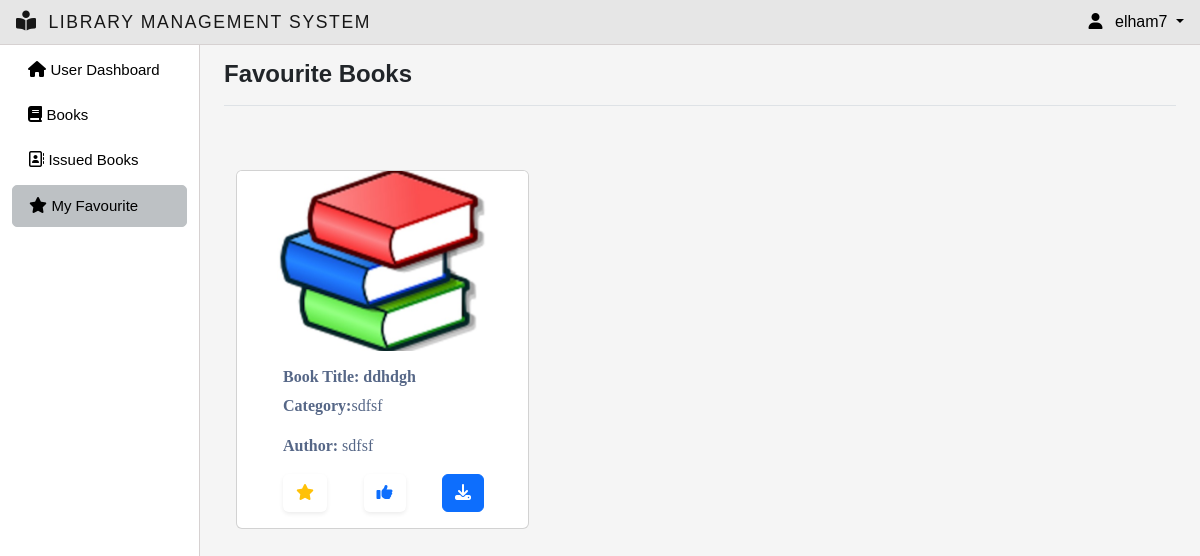
The page /my-favourites/ (signed in) on the database its author committed.
### myapp/models.py (models this page shows, shortened)
class CustomUser(AbstractUser):
    email = models.EmailField(max_length=255, unique=True)
    username = models.CharField(max_length=50, unique=True)
    first_name = models.CharField(null=True, blank=True, max_length=100)
    father_name= models.CharField(null=True, blank=True, max_length=100)
    last_name = models.CharField(null=True, blank=True, max_length=100)
    phone_number = models.CharField(null=True,blank=True, max_length=20)
    user_id = models.CharField(max_length=50,null=True,blank=True)
    group = models.ForeignKey(Group, on_delete=models.CASCADE, default=2)
    gender = models.CharField(max_length=1,choices=GENDER_CHOICES,null=True,blank=True)
    USERNAME_FIELD = 'email'
    EMAIL_FIELD = 'email'
    REQUIRED_FIELDS = []
    objects = CutomUserManager()

class Books(models.Model):
    isbn_number = models.CharField(max_length=20,null=True,blank=True)
    title = models.CharField(max_length=20)
    category = models.ForeignKey(Category, on_delete=models.CASCADE)
    author = models.ForeignKey(Author, on_delete=models.CASCADE)
    available_quantity = models.IntegerField(default=0)
    cover_photo = models.ImageField(
        upload_to='images/', null=True, blank=True,  default='images/default.jpg')
    issue_date = models.DateField(auto_now_add=True)
    file = models.FileField(upload_to="files/", null=True, blank=True)
    class Meta:
        ordering = ['issue_date']

class Category(models.Model):
    name = models.CharField(max_length=200)
    status = models.BooleanField(default=True)
    def __str__(self):
        return self.name

class Author(models.Model):
    name = models.CharField(max_length=100,null=True, blank=True)
    def __str__(self):
        return self.name

### myapp/views.py (the view)
# urls.py: path('my-favourites/', views.MyFavourites, name="my-favourites"),
def MyFavourites(request):
    favourite_books_ids = StudentBook.objects.filter(user_id=request.user, is_favourite=1).values_list('book_id', flat=True)
    books = Books.objects.filter(pk__in=favourite_books_ids)
    for book in books:
        record = StudentBook.objects.filter(user_id=request.user,book_id=book).first()
        if not record:
            book.is_liked = False
            book.is_favourite = False
        else:
            book.is_liked = record.is_liked
            book.is_favourite = record.is_favourite
    context = {'books': books}
    return render(request, 'my_books.html', context)

### myapp/templates/my_books.html
{% extends 'main.html' %}
{% block title %} Favourite Books{% endblock title %}
{% block content %}
    <div class="container py-4">
        <div class="row">
            {% for book in books %}
                <div class="col-md-4">
                    <div class="card mb-3">
                        {% if book.cover_photo %}
                        <img
                        src="{{ book.cover_photo.url }}"
                        class="card-img-top"
                        alt="..."
                        style="width: 100%; height: 15vw; object-fit: cover"
                        />
                        {% endif %}
                        <div
                        class="card-body d-flex flex-column justify-content-center"
                        style="width: 80%; margin-left: 30px"
                        >
                        <h5 class="card-title fs-6 fw-bolder">
                            <span class="fw-bolder">Book Title:</span> {{book.title}}
                        </h5>
                        <p class="card-text">
                            <span class="fw-bolder">Category:</span>{{book.category}}
                        </p>
                        <p class="card-text">
                            <span class="fw-bolder">Author:</span> {{book.author}}
                        </p>
                        <div class="d-flex justify-content-between">
                            {% if book.is_favourite %}
                            <a href="{% url 'favourite' book_id=book.id favourite=0 %}" class="btn btn-default shadow-sm">
                                <i class="fa-solid fa-star text-warning"></i>
                            </a>
                            {% else %}
                            <a href="{% url 'favourite' book_id=book.id favourite=1 %}" class="btn btn-default shadow-sm">
                                <i class="fa-regular fa-star"></i>
                            </a>
                            {% endif %}
                            {% if book.is_liked %}
                            <a href="{% url 'like' book_id=book.id like=0 %}" class="btn btn-default shadow-sm">
                                <i class="fa-solid fa-thumbs-up text-primary"></i>
                            </a>
                            {% else %}
                            <a href="{% url 'like' book_id=book.id like=1 %}"class="btn btn-default shadow-sm">
                                <i class="fa-regular fa-thumbs-up"></i>
                            </a>
                            {% endif %}
                            {% if book.file != null and book.file != "" %}
                            <a href="{{ book.file.url }}" class="btn btn-primary text-white">
                            <i class="fa-solid fa-download"></i>
                            </a>
                            {% endif %}
                        </div>
                        </div>
                    </div>
                </div>
            {% endfor %}
        </div>
    </div>
{% endblock %}

### templates/navbar.html (shortened to what this page needs)
<nav class="navbar navbar-expand-lg backgroundcolor fixed-top px-3 py-1 justify-content-between">
  <a class="navbar-brand" href="{% url 'admin-page' %}">
    <i class="fa-solid fa-book-open-reader navbar-icon "></i>
    <span class="ms-2">LIBRARY MANAGEMENT SYSTEM</span>
  </a>
  <div class="dropdown">
    <a class="dropdown-toggle user-menu-item" data-bs-toggle="dropdown" aria-expanded="false">
      <i class="fa-solid fa-user me-2"></i>
      {{request.user.username}}
    </a>
  </div>
</nav>

### static/css/main.css (style rules this page uses)
body { color: #566787; background: #f5f5f5; font-family: 'Varela Round', sans-serif; }
.text-white { color:#fff !important; }
body { overflow-y:scroll; }
.navbar-icon { margin-top: -9px !important; font-size: 20px !important; }

### static/css/style.css (style rules this page uses)
:root { --offconvas-width: 270px; --topNavbarHeight: 56px; }
.backgroundcolor { background-color: #e6e6e6; border-bottom:1px solid #d6d1d1; }
@media screen and (min-width: 1200px) { .ms-2 { font-size: 1.1rem !important; letter-spacing: 0.1rem; } }
@media (min-width : 920px) { .navbar-brand { font-size: 0.9rem !important; } }
@media (min-width : 390px) { .navbar-brand { font-size: 1rem !important ; } }
.user-menu-item { color:#000000; text-decoration:none; cursor: pointer; }
.card { font-family:auto; }
.container { width: 100%; margin-top: 40px; }

### rows shown on the page
CustomUser: user.username "elham7"
Books: cover_photo (placeholder picture), title "ddhdgh", category "sdfsf", author "sdfsf"
